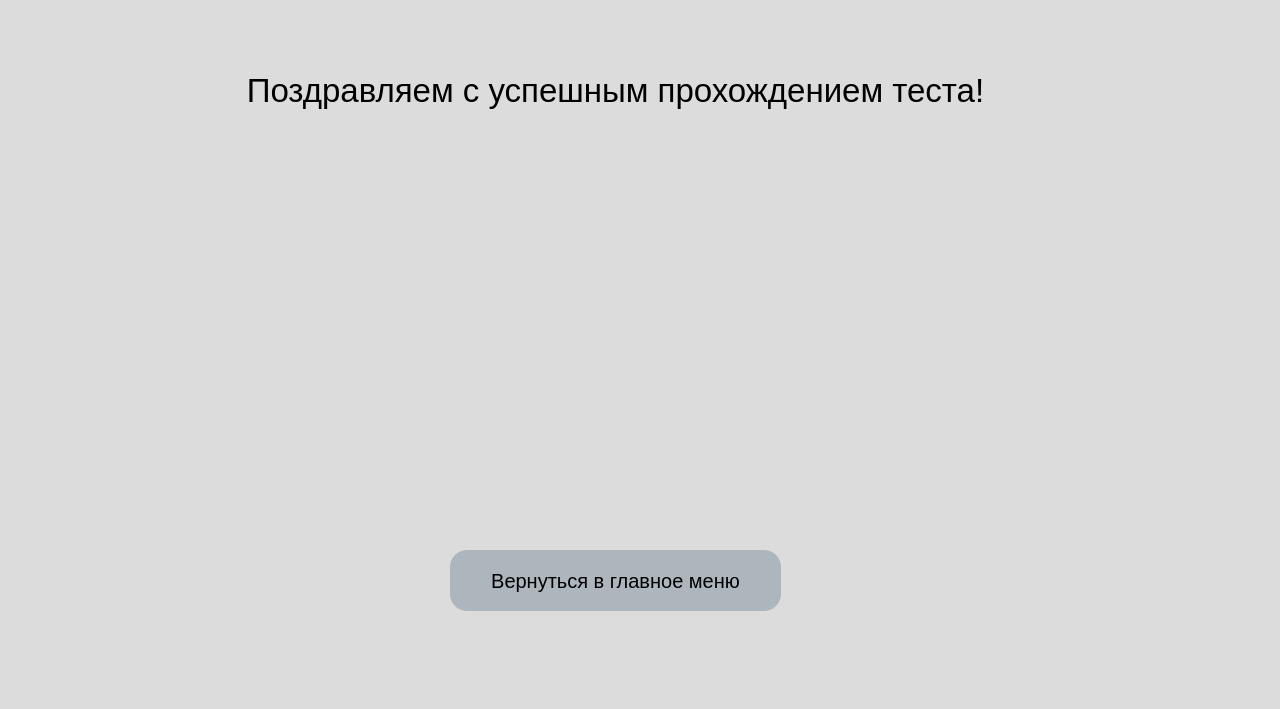
<?xml version="1.0" encoding="UTF-8"?>
<ui version="4.0">
 <class>Form</class>
 <widget class="QWidget" name="Form">
  <property name="geometry">
   <rect>
    <x>0</x>
    <y>0</y>
    <width>1280</width>
    <height>709</height>
   </rect>
  </property>
  <property name="windowTitle">
   <string>Form</string>
  </property>
  <property name="styleSheet">
   <string notr="true">background-color: rgb(220,220,220);</string>
  </property>
  <widget class="QLabel" name="label">
   <property name="geometry">
    <rect>
     <x>170</x>
     <y>70</y>
     <width>891</width>
     <height>41</height>
    </rect>
   </property>
   <property name="font">
    <font>
     <family>Arial</family>
     <pointsize>25</pointsize>
    </font>
   </property>
   <property name="text">
    <string>Поздравляем с успешным прохождением теста!</string>
   </property>
   <property name="alignment">
    <set>Qt::AlignCenter</set>
   </property>
  </widget>
  <widget class="QLabel" name="result_label">
   <property name="geometry">
    <rect>
     <x>70</x>
     <y>220</y>
     <width>1061</width>
     <height>51</height>
    </rect>
   </property>
   <property name="font">
    <font>
     <pointsize>20</pointsize>
    </font>
   </property>
   <property name="text">
    <string/>
   </property>
   <property name="alignment">
    <set>Qt::AlignCenter</set>
   </property>
  </widget>
  <widget class="QPushButton" name="back_to_home">
   <property name="geometry">
    <rect>
     <x>450</x>
     <y>550</y>
     <width>331</width>
     <height>61</height>
    </rect>
   </property>
   <property name="font">
    <font>
     <pointsize>15</pointsize>
    </font>
   </property>
   <property name="styleSheet">
    <string notr="true">background-color: rgb(173,181,189);
border-radius: 17px</string>
   </property>
   <property name="text">
    <string>Вернуться в главное меню</string>
   </property>
  </widget>
  <widget class="QLabel" name="notification_label">
   <property name="geometry">
    <rect>
     <x>70</x>
     <y>390</y>
     <width>1071</width>
     <height>91</height>
    </rect>
   </property>
   <property name="font">
    <font>
     <pointsize>16</pointsize>
    </font>
   </property>
   <property name="text">
    <string/>
   </property>
   <property name="alignment">
    <set>Qt::AlignCenter</set>
   </property>
  </widget>
 </widget>
 <resources/>
 <connections/>
</ui>
